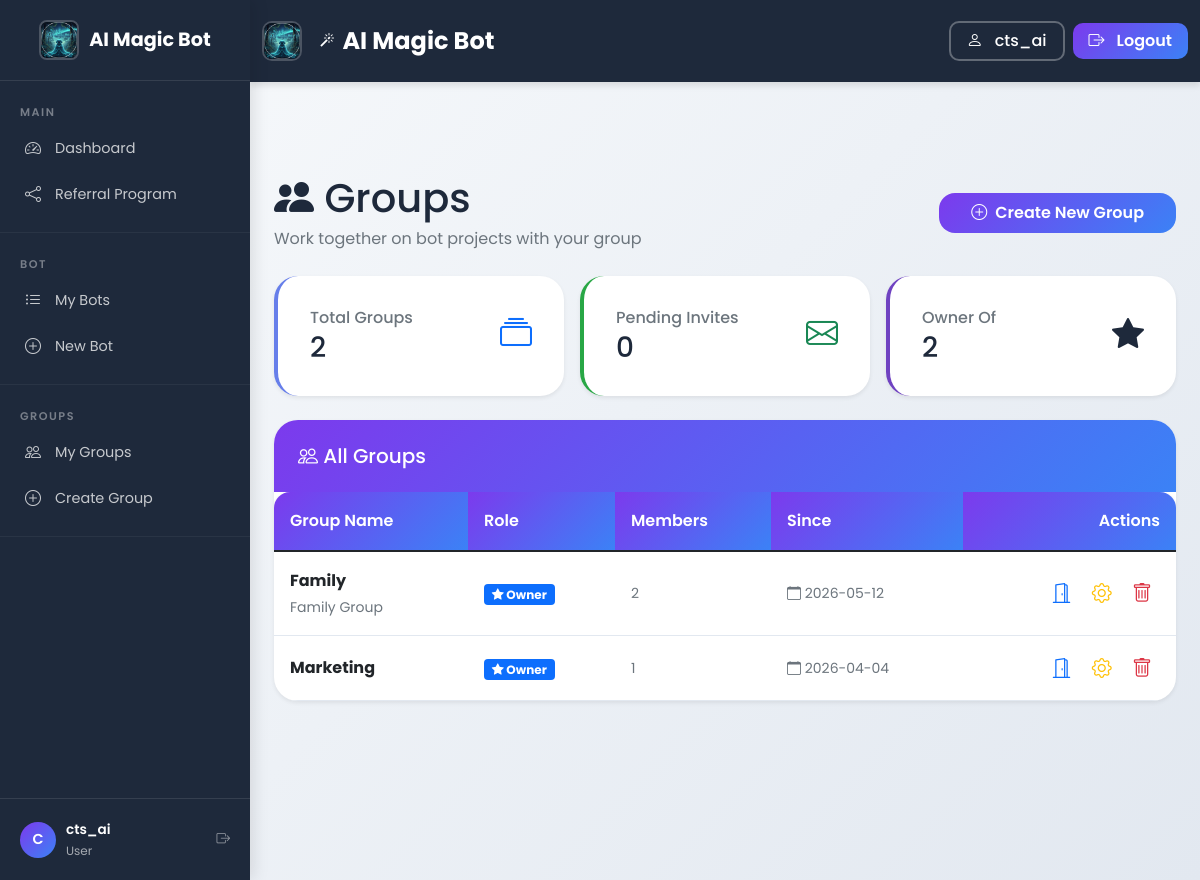
The app's page /groups (signed in) with its own data.
### tables this page shows
CREATE TABLE "group_members" (
    id INTEGER PRIMARY KEY AUTOINCREMENT,
    group_id INTEGER NOT NULL,
    user_id INTEGER NOT NULL,
    role TEXT NOT NULL DEFAULT 'member',
    joined_at TIMESTAMP DEFAULT CURRENT_TIMESTAMP,
    invited_by INTEGER,
    status TEXT DEFAULT 'active',
    permissions TEXT DEFAULT '{}',
    FOREIGN KEY (group_id) REFERENCES groups (id) ON DELETE CASCADE,
    FOREIGN KEY (user_id) REFERENCES users (id) ON DELETE CASCADE,
    FOREIGN KEY (invited_by) REFERENCES users (id) ON DELETE SET NULL,
    UNIQUE(group_id, user_id)
);

CREATE TABLE "groups" (
            id INTEGER PRIMARY KEY AUTOINCREMENT,
            name TEXT NOT NULL,
            description TEXT,
            created_by INTEGER NOT NULL,
            created_at TIMESTAMP DEFAULT CURRENT_TIMESTAMP,
            updated_at TIMESTAMP DEFAULT CURRENT_TIMESTAMP,
            is_active BOOLEAN DEFAULT TRUE,
            settings TEXT DEFAULT '{}',
            FOREIGN KEY (created_by) REFERENCES users (id) ON DELETE CASCADE
        );

### group_collaboration_ui.py (the view)
    @app.route("/groups")
    @login_required
    def groups():
        user_id = session["user_id"]
        conn = get_db_connection()
        user_groups = get_user_groups(user_id)
        invitations = conn.execute("""
            SELECT ti.*, t.name as group_name, u.username as inviter_name
            FROM group_invitations ti
            JOIN groups t ON ti.group_id = t.id
            JOIN users u ON ti.invited_by = u.id
            WHERE ti.email = (
                SELECT email FROM users WHERE id = ?
            ) AND ti.status = 'pending' AND ti.expires_at > CURRENT_TIMESTAMP
        """, (user_id,)).fetchall()
        conn.close()
        return render_template("groups.html",
                             groups=user_groups,
                             invitations=invitations,
                             active_page='groups',
                             username=session.get("username"))

### app_complete_with_groups.py (called while the page is built)
@app.context_processor
def inject_random_background():
    import random
    background_images = [
        '/static/AI_IMG1.jpeg',
        '/static/AI_IMG_2.jpeg',
        '/static/AI_IMG_3.jpeg',
        '/static/AI_IMG_4.jpeg'
    ]
    random_bg = random.choice(background_images)
    return {
        'random_background': random_bg,
        'all_backgrounds': background_images,
        'is_admin': session.get('role') == 'admin'
    }

    def __call__(self, environ, start_response):
        environ['wsgi.url_scheme'] = 'https'
        return super().__call__(environ, start_response)

### db.py (called while the page is built)
def _sqlite_conn():
    import sqlite3
    db_path = Path(__file__).parent / "users.db"
    conn = sqlite3.connect(str(db_path), timeout=10)
    conn.row_factory = sqlite3.Row
    conn.execute("PRAGMA journal_mode=WAL")
    conn.execute("PRAGMA busy_timeout = 5000")
    conn.execute("PRAGMA synchronous = NORMAL")
    conn.execute("PRAGMA foreign_keys = ON")
    return conn

def get_conn():
    if USE_PG:
        return _pg_conn()
    return _sqlite_conn()

### group_collaboration_ui.py (called while the page is built)
def get_db_connection():
    return get_conn()

def get_user_groups(user_id):
    conn = get_db_connection()
    groups = conn.execute("""
        SELECT t.*, tm.role, tm.joined_at,
               (SELECT COUNT(*) FROM group_members WHERE group_id = t.id AND status = 'active') as member_count
        FROM groups t
        JOIN group_members tm ON t.id = tm.group_id
        WHERE tm.user_id = ? AND tm.status = 'active' AND t.is_active = TRUE
        ORDER BY t.created_at DESC
    """, (user_id,)).fetchall()
    conn.close()
    return groups

def login_required(f):
    @wraps(f)
    def decorated_function(*args, **kwargs):
        if "user_id" not in session:
            flash("Please log in to access this page.", "error")
            return redirect(url_for("signin_local"))
        return f(*args, **kwargs)
    return decorated_function

### templates/groups.html (shortened to what this page needs)
<!DOCTYPE html>
<html lang="en">
<head>
    <link href="https://cdn.jsdelivr.net/npm/bootstrap@5.1.3/dist/css/bootstrap.min.css" rel="stylesheet">
    <link rel="stylesheet" href="{{ url_for('static', filename='css/shared.css') }}">
    <link rel="stylesheet" href="https://cdn.jsdelivr.net/npm/bootstrap-icons@1.8.1/font/bootstrap-icons.css">
</head>
<body class="sidebar-layout">
    {% with active_page='groups' %}
    {% include '_sidebar.html' %}
<div class="sidebar-content">
    {% endwith %}
    <div class="container-fluid px-4 mt-4">
        <div class="d-flex justify-content-between align-items-center mb-4">
            <div>
                <h1 class="mb-1"><i class="bi bi-people-fill"></i> Groups</h1>
                <p class="text-muted mb-0">Work together on bot projects with your group</p>
            </div>
            <div>
                <a href="/groups/create" class="btn btn-primary">
                    <i class="bi bi-plus-circle"></i> Create New Group
                </a>
            </div>
        </div>
        <div class="row mb-4 g-3">
            <div class="col-md-4">
                <div class="card stats-card h-100 shadow-sm">
                    <div class="card-body">
                        <div class="d-flex justify-content-between">
                            <div>
                                <h6 class="text-muted mb-1">Total Groups</h6>
                                <h3 class="mb-0">{{ groups|length }}</h3>
                            </div>
                            <div class="text-primary"><i class="bi bi-collection fs-2"></i></div>
                        </div>
                    </div>
                </div>
            </div>
            <div class="col-md-4">
                <div class="card stats-card h-100 shadow-sm" style="border-left-color: #28a745;">
                    <div class="card-body">
                        <div class="d-flex justify-content-between">
                            <div>
                                <h6 class="text-muted mb-1">Pending Invites</h6>
                                <h3 class="mb-0">{{ invitations|length }}</h3>
                            </div>
                            <div class="text-success"><i class="bi bi-envelope fs-2"></i></div>
                        </div>
                    </div>
                </div>
            </div>
            <div class="col-md-4">
                <div class="card stats-card h-100 shadow-sm" style="border-left-color: #6f42c1;">
                    <div class="card-body">
                        <div class="d-flex justify-content-between">
                            <div>
                                <h6 class="text-muted mb-1">Owner Of</h6>
                                <h3 class="mb-0">{{ groups|selectattr('role','equalto','owner')|list|length }}</h3>
                            </div>
                            <div class="text-purple"><i class="bi bi-star-fill fs-2"></i></div>
                        </div>
                    </div>
                </div>
            </div>
        </div>
        <div class="card shadow-sm">
            <div class="card-header bg-white">
                <h5 class="mb-0"><i class="bi bi-people"></i> All Groups</h5>
            </div>
            <div class="card-body p-0">
                {% if groups %}
                <div class="table-responsive">
                    <table class="table table-hover mb-0 group-table">
                        <thead>
                            <tr>
                                <th>Group Name</th>
                                <th>Role</th>
                                <th>Members</th>
                                <th>Since</th>
                                <th class="text-end">Actions</th>
                            </tr>
                        </thead>
                        <tbody>
                            {% for group in groups %}
                            <tr>
                                <td data-label="Group Name">
                                    <strong>{{ group.name }}</strong>
                                    {% if group.description %}
                                    <br><small class="text-muted">{{ group.description[:80] }}{% if group.description|length > 80 %}…{% endif %}</small>
                                    {% endif %}
                                </td>
                                <td data-label="Role">
                                    {% if group.role == 'owner' %}
                                    <span class="badge bg-primary"><i class="bi bi-star-fill"></i> Owner</span>
                                    {% elif group.role == 'admin' %}
                                    <span class="badge bg-warning text-dark">Admin</span>
                                    {% else %}
                                    <span class="badge bg-secondary">Member</span>
                                    {% endif %}
                                </td>
                                <td class="small text-muted" data-label="Members">{{ group.member_count or '—' }}</td>
                                <td class="small text-muted" data-label="Since"><i class="bi bi-calendar"></i> {{ (group.joined_at or group.created_at)[:10] }}</td>
                                <td class="text-end" style="white-space: nowrap;" data-label="Actions">
                                    <a href="/groups/{{ group.id }}" class="action-link enter" title="Enter">
                                        <i class="bi bi-door-open fs-5"></i>
                                    </a>
                                    {% if is_admin or group.role in ['owner', 'admin'] %}
                                    <a href="/groups/{{ group.id }}/settings" class="action-link edit" title="Settings">
                                        <i class="bi bi-gear fs-5"></i>
                                    </a>
                                    {% if is_admin or group.role == 'owner' %}
                                    <a href="javascript:void(0)" class="action-link delete" title="Delete"
                                       onclick="if(confirm('Delete group «{{ group.name }}»? This cannot be undone.')){document.getElementById('del-form-{{ group.id }}').submit()}">
                                        <i class="bi bi-trash fs-5"></i>
                                    </a>
                                    {% endif %}
                                    {% endif %}
                                </td>
                            </tr>
                            {% endfor %}
                        </tbody>
                    </table>
                </div>
                {% endif %}
            </div>
        </div>
    </div>
</div>
</body>
</html>

### static/css/shared.css (style rules this page uses)
:root { --primary-color: #7c3aed; --secondary-color: #3b82f6; --accent-color: #f59e0b; --success-color: #10b981; --danger-color: #ef4444; --warning-color: #f59e0b; --info-color: #3b82f6; --dark-color: #1e293b; --light-color: #f8fafc; --gray-100: #f1f5f9; --gray-200: #e2e8f0; --gray-300: #cbd5e1; --gray-400: #94a3b8; --gray-500: #64748b; --gray-600: #475569; --gray-700: #334155; --gray-800: #1e293b; --gray-900: #0f172a; --body-bg: linear-gradient(135deg, #f8fafc 0%, #e2e8f0 100%); --card-bg: white; --text-color: var(--dark-color); --text-light: var(--gray-600); --text-muted: var(--gray-500); --border-color: var(--gray-300); --spacing-xs: 0.25rem; --spacing-sm: 0.5rem; --spacing-md: 1rem; --spacing-lg: 1.5rem; --spacing-xl: 2rem; --spacing-2xl: 3rem; --spacing-3xl: 4rem; --radius-sm: 0.25rem; --radius-md: 0.5rem; --radius-lg: 1rem; --radius-xl: 1.5rem; --radius-2xl: 2rem; --shadow-sm: 0 1px 3px rgba(0, 0, 0, 0.12); --shadow-md: 0 4px 6px rgba(0, 0, 0, 0.1); --shadow-lg: 0 10px 25px rgba(0, 0, 0, 0.15); --shadow-xl: 0 20px 40px rgba(0, 0, 0, 0.2); --shadow-2xl: 0 25px 50px rgba(0, 0, 0, 0.25); --transition-fast: 0.15s ease; --transition-normal: 0.3s ease; --transition-slow: 0.5s ease; --transition-bounce: cubic-bezier(0.175, 0.885, 0.32, 1.275); }
* { font-family: 'Poppins', -apple-system, BlinkMacSystemFont, 'Segoe UI', Roboto, 'Helvetica Neue', Arial, sans-serif; box-sizing: border-box; }
body { background: var(--body-bg); color: var(--text-color); line-height: 1.6; min-height: 100vh; overflow-x: hidden; }
a { color: var(--primary-color); text-decoration: none; transition: color var(--transition-fast); }
.btn { border-radius: var(--radius-lg); font-weight: 600; padding: var(--spacing-sm) var(--spacing-xl); transition: all var(--transition-normal); border: none; display: inline-flex; align-items: center; justify-content: center; gap: var(--spacing-sm); }
.btn-primary { background: linear-gradient(135deg, var(--primary-color), var(--secondary-color)); border: none; color: white; }
.card { border: none; border-radius: var(--radius-xl); box-shadow: var(--shadow-md); transition: all var(--transition-normal); background: var(--card-bg); overflow: hidden; }
.card-header { background: linear-gradient(135deg, var(--primary-color), var(--secondary-color)); color: white; border: none; padding: var(--spacing-lg); font-weight: 600; }
.card-body { padding: var(--spacing-xl); }
.table { border-radius: var(--radius-lg); overflow: hidden; box-shadow: var(--shadow-sm); }
.table thead th { background: linear-gradient(135deg, var(--primary-color), var(--secondary-color)); color: white; border: none; padding: var(--spacing-md); font-weight: 600; }
.table tbody tr { transition: background-color var(--transition-fast); }
.table td { padding: var(--spacing-md); vertical-align: middle; border-color: var(--gray-200); }
body.sidebar-layout { padding-left: 250px; transition: padding-left var(--transition-normal); min-height: 100vh; }
.sidebar-content { padding-top: 20px; }
.sidebar-content { margin-left: 0; padding-top: 70px; min-height: 100vh; }

### templates/groups.html (style rules this page uses)
.group-table th { font-weight: 600; border-top: none; background: #f8f9fa; }
.group-table td { vertical-align: middle; }
.action-link { text-decoration: none; padding: 4px 8px; border-radius: 6px; transition: background 0.15s; }
.action-link.enter { color: #0d6efd; }
.action-link.edit { color: #ffc107; }
.action-link.delete { color: #dc3545; }
.stats-card { border-left: 4px solid #667eea; transition: transform 0.2s; }

### records on screen
group_members: name "Family", description "Family Group", role "owner" (drawn), member_count "2", joined_at "2026-05-12"
group_members: name "Marketing", role "owner" (drawn), member_count "1", joined_at "2026-04-04"

### other values on screen
{{ username }} "cts_ai"
{{ username[:1].upper() if username else 'U' }} "C"
{{ role|title if role else 'User' }} "User"
{{ groups|length }} "2"
{{ invitations|length }} "0"
{{ groups|selectattr('role','equalto','owner')|list|length }} "2"
